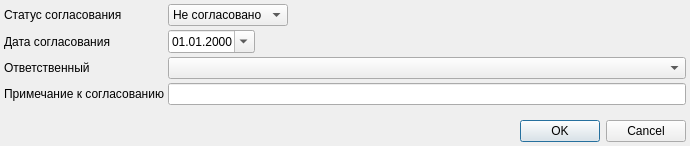
<?xml version="1.0" encoding="UTF-8"?>
<ui version="4.0">
 <class>StockChangeAgreementStatusEditor</class>
 <widget class="QDialog" name="StockChangeAgreementStatusEditor">
  <property name="geometry">
   <rect>
    <x>0</x>
    <y>0</y>
    <width>690</width>
    <height>146</height>
   </rect>
  </property>
  <property name="windowTitle">
   <string>Изменение статуса согласования</string>
  </property>
  <layout class="QGridLayout" name="gridLayout">
   <property name="margin">
    <number>4</number>
   </property>
   <property name="spacing">
    <number>4</number>
   </property>
   <item row="0" column="0">
    <widget class="QLabel" name="lblAgreementStatus">
     <property name="text">
      <string>Статус согласования</string>
     </property>
    </widget>
   </item>
   <item row="1" column="1">
    <widget class="CDateEdit" name="edtAgreementDate">
     <property name="displayFormat">
      <string>dd.MM.yyyy</string>
     </property>
     <property name="calendarPopup">
      <bool>true</bool>
     </property>
    </widget>
   </item>
   <item row="1" column="2" colspan="2">
    <spacer name="horizontalSpacer">
     <property name="orientation">
      <enum>Qt::Horizontal</enum>
     </property>
     <property name="sizeHint" stdset="0">
      <size>
       <width>407</width>
       <height>20</height>
      </size>
     </property>
    </spacer>
   </item>
   <item row="3" column="0">
    <widget class="QLabel" name="lblAgreementNote">
     <property name="text">
      <string>Примечание к согласованию</string>
     </property>
     <property name="buddy">
      <cstring>edtAgreementNote</cstring>
     </property>
    </widget>
   </item>
   <item row="0" column="3">
    <spacer name="horizontalSpacer_2">
     <property name="orientation">
      <enum>Qt::Horizontal</enum>
     </property>
     <property name="sizeHint" stdset="0">
      <size>
       <width>380</width>
       <height>20</height>
      </size>
     </property>
    </spacer>
   </item>
   <item row="1" column="0">
    <widget class="QLabel" name="lblAgreement">
     <property name="text">
      <string>Дата согласования</string>
     </property>
    </widget>
   </item>
   <item row="2" column="0">
    <widget class="QLabel" name="lblAgreementPerson">
     <property name="text">
      <string>Ответственный</string>
     </property>
    </widget>
   </item>
   <item row="0" column="1" colspan="2">
    <widget class="QComboBox" name="cmbAgreementStatus">
     <item>
      <property name="text">
       <string>Не согласовано</string>
      </property>
     </item>
     <item>
      <property name="text">
       <string>Согласовано</string>
      </property>
     </item>
     <item>
      <property name="text">
       <string>Отклонено</string>
      </property>
     </item>
    </widget>
   </item>
   <item row="2" column="1" colspan="3">
    <widget class="CPersonComboBoxEx" name="cmbAgreementPerson"/>
   </item>
   <item row="5" column="0" colspan="4">
    <widget class="QDialogButtonBox" name="buttonBox">
     <property name="orientation">
      <enum>Qt::Horizontal</enum>
     </property>
     <property name="standardButtons">
      <set>QDialogButtonBox::Cancel|QDialogButtonBox::Ok</set>
     </property>
    </widget>
   </item>
   <item row="3" column="1" colspan="3">
    <widget class="QLineEdit" name="edtAgreementNote"/>
   </item>
   <item row="4" column="1">
    <spacer name="verticalSpacer">
     <property name="orientation">
      <enum>Qt::Vertical</enum>
     </property>
     <property name="sizeHint" stdset="0">
      <size>
       <width>20</width>
       <height>40</height>
      </size>
     </property>
    </spacer>
   </item>
  </layout>
 </widget>
 <customwidgets>
  <customwidget>
   <class>CDateEdit</class>
   <extends>QDateEdit</extends>
   <header>library/DateEdit</header>
  </customwidget>
  <customwidget>
   <class>CPersonComboBoxEx</class>
   <extends>QComboBox</extends>
   <header>Orgs/PersonComboBoxEx.h</header>
  </customwidget>
 </customwidgets>
 <tabstops>
  <tabstop>cmbAgreementStatus</tabstop>
  <tabstop>edtAgreementDate</tabstop>
  <tabstop>cmbAgreementPerson</tabstop>
  <tabstop>edtAgreementNote</tabstop>
  <tabstop>buttonBox</tabstop>
 </tabstops>
 <resources/>
 <connections>
  <connection>
   <sender>buttonBox</sender>
   <signal>accepted()</signal>
   <receiver>StockChangeAgreementStatusEditor</receiver>
   <slot>accept()</slot>
   <hints>
    <hint type="sourcelabel">
     <x>248</x>
     <y>254</y>
    </hint>
    <hint type="destinationlabel">
     <x>157</x>
     <y>274</y>
    </hint>
   </hints>
  </connection>
  <connection>
   <sender>buttonBox</sender>
   <signal>rejected()</signal>
   <receiver>StockChangeAgreementStatusEditor</receiver>
   <slot>reject()</slot>
   <hints>
    <hint type="sourcelabel">
     <x>316</x>
     <y>260</y>
    </hint>
    <hint type="destinationlabel">
     <x>286</x>
     <y>274</y>
    </hint>
   </hints>
  </connection>
 </connections>
</ui>
